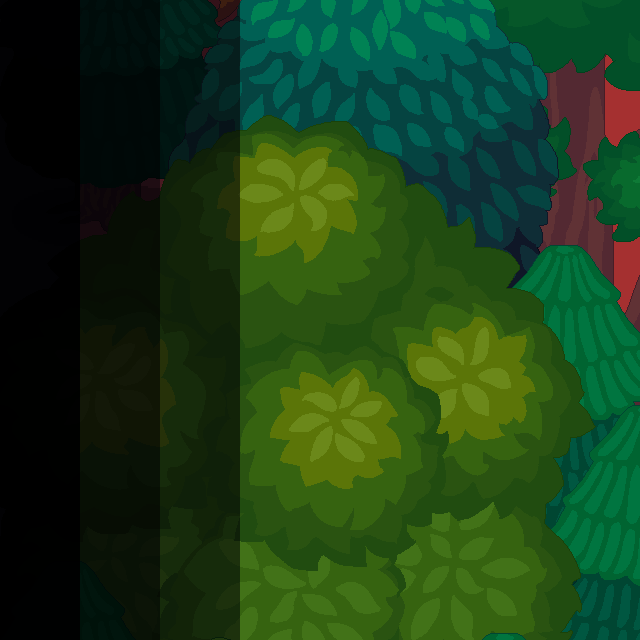

A level layout from a 2D game, rendered from its tile map. Below: a short description, then the map file with tile-grid data replaced by summaries:
An orthogonal 40x40 tile map with 16x16 px tiles, 3 tile layers (ground, wall, tree), 3 tilesets.

<map version="1.10" tiledversion="1.10.2" orientation="orthogonal" renderorder="right-down" width="40" height="40" tilewidth="16" tileheight="16" infinite="0" nextlayerid="4" nextobjectid="1">
 <tileset firstgid="1" source="grasslv2.tsx" />
 <tileset firstgid="17" source="wall.tsx" />
 <tileset firstgid="18" source="lv2_trees.tsx" />
 <layer id="1" name="ground" width="40" height="40">
  <properties>
   <property name="unity:SortingLayer" value="Ground" />
   <property name="unity:layer" value="Ground" />
  </properties>
  <data>[1600 cells, 1600 non-empty, 16 distinct tile ids]</data>
 </layer>
 <layer id="2" name="wall" width="40" height="40">
  <properties>
   <property name="unity:ignore" value="Visual" />
   <property name="unity:layer" value="Obstacles" />
  </properties>
  <data>[1600 cells, 1600 non-empty, 1 distinct tile ids]</data>
 </layer>
 <layer id="3" name="tree" width="40" height="40">
  <properties>
   <property name="unity:SortingLayer" value="Foreground" />
   <property name="unity:layer" value="Obstacles" />
  </properties>
  <data>[1600 cells, 1 non-empty, 1 distinct tile ids]</data>
 </layer>
</map>
